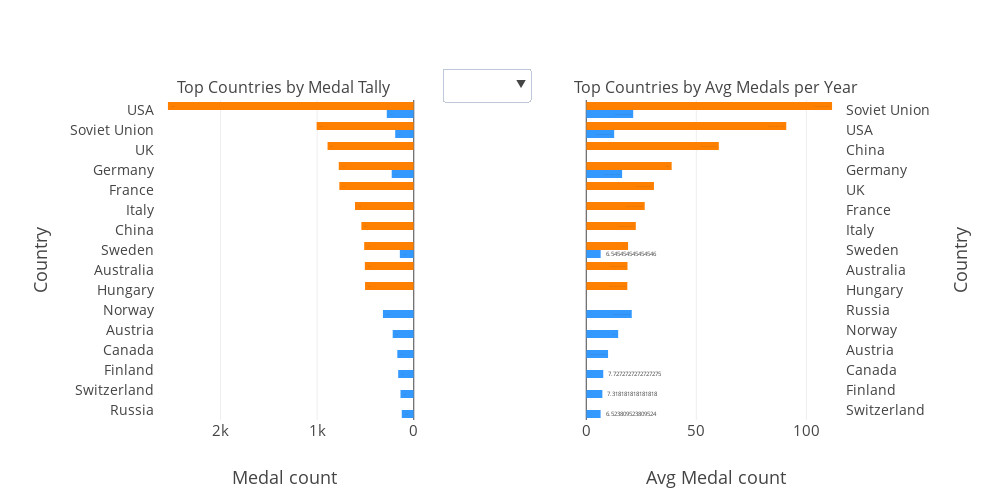

Source (notebook cell):
### Code cell
init_notebook_mode(connected=True)

data3 = go.Bar(y=df_medals_summer.region, x=df_medals_summer.medal_tally, text=df_medals_summer.medal_tally, hoverinfo='text', 
               name='Summer', marker=dict(color='#ff8000'), orientation='h')
data4 = go.Bar(y=df_medals_winter.region, x=df_medals_winter.medal_tally, text=df_medals_winter.medal_tally, hoverinfo='text', 
               name='Winter', marker=dict(color='#3399ff'), orientation='h')
data5 = go.Bar(y=df_avg_summer.region, x=df_avg_summer.avg_medals, text=df_avg_summer.avg_medals, hoverinfo='text', 
               name='Summer', marker=dict(color='#ff8000'), showlegend=False, orientation='h')
data6 = go.Bar(y=df_avg_winter.region, x=df_avg_winter.avg_medals, text=df_avg_winter.avg_medals, hoverinfo='text', 
               name='Winter', marker=dict(color='#3399ff'), showlegend=False, orientation='h')

data = [data3, data4, data5, data6]


fig2 = tools.make_subplots(rows=1, cols=2, subplot_titles=('Top Countries by Medal Tally', 
                                                           'Top Countries by Avg Medals per Year'), 
                           horizontal_spacing=0.25)

fig2.append_trace(data3, 1,1)
fig2.append_trace(data4, 1, 1)
fig2.append_trace(data5, 1, 2)
fig2.append_trace(data6, 1, 2)

fig2['layout']['yaxis1'].update(title='Country', titlefont=dict(size=18), automargin=True)
fig2['layout']['yaxis2'].update(title='Country', titlefont=dict(size=18), automargin=True)

fig2['layout']['xaxis1'].update(title='Medal count', titlefont=dict(size=18))
fig2['layout']['xaxis2'].update(title='Avg Medal count', titlefont=dict(size=18))

fig2['layout']['updatemenus'] = list([dict(active=-1, buttons=list([   
            dict(label='Summer', method='update',
                 args = [{'visible': [True, False]}, {'title': 'Top Performers in Summer Games', 
                                                      'titlefont': dict(size=20)}]),
            dict(label='Winter', method='update',
                 args = [{'visible': [False, True]}, {'title': 'Top Performers in Winter Games', 
                                                     'titlefont': dict(size=20)}])
            ]), direction='down', x=0.48, xanchor='center', y=1.1, yanchor='top' )])


fig2['layout'].update(height=500, width=1000, showlegend=False, 
                      xaxis=dict(autorange='reversed', tickfont=dict(size=15), tickformat='s'),
                      xaxis2=dict(tickfont=dict(size=15)),
                      yaxis=dict(autorange='reversed', tickfont=dict(size=14), tickprefix="          "), 
                      yaxis2=dict(autorange='reversed', side='right', tickfont=dict(size=14), ticksuffix="          "))

plotly.offline.iplot(fig2, filename='Olympics2')

### Figure 1 — Plotly figure (JSON) as saved in the notebook; plotly's stock layout.template omitted (floating-point values rounded to 4 significant figures)
{"data": [{"hoverinfo": "text", "marker": {"color": "#ff8000"}, "name": "Summer", "orientation": "h", "text": ["2544", "1005", "892", "776", "770", "608", "542", "513", "506", "504"], "type": "bar", "uid": "2925fa9e-b51b-11e8-a36e-d2577b2f97ca", "x": [2544, 1005, 892, 776, 770, 608, 542, 513, 506, 504], "xaxis": "x", "y": ["USA", "Soviet Union", "UK", "Germany", "France", "Italy", "China", "Sweden", "Australia", "Hungary"], "yaxis": "y"}, {"hoverinfo": "text", "marker": {"color": "#3399ff"}, "name": "Winter", "orientation": "h", "text": ["319", "279", "228", "218", "192", "170", "161", "144", "137", "124"], "type": "bar", "uid": "292889fe-b51b-11e8-8b14-d2577b2f97ca", "x": [319, 279, 228, 218, 192, 170, 161, 144, 137, 124], "xaxis": "x", "y": ["Norway", "USA", "Germany", "Austria", "Soviet Union", "Canada", "Finland", "Sweden", "Switzerland", "Russia"], "yaxis": "y"}, {"hoverinfo": "text", "marker": {"color": "#ff8000"}, "name": "Summer", "orientation": "h", "showlegend": false, "text": ["111.66666666666667", "90.85714285714286", "60.22222222222222", "38.8", "30.75862068965517", "26.551724137931036", "22.51851851851852", "19.0", "18.74074074074074", "18.666666666666668"], "type": "bar", "uid": "292d50ec-b51b-11e8-8f0c-d2577b2f97ca", "x": [111.7, 90.86, 60.22, 38.8, 30.76, 26.55, 22.52, 19, 18.74, 18.67], "xaxis": "x2", "y": ["Soviet Union", "USA", "China", "Germany", "UK", "France", "Italy", "Sweden", "Australia", "Hungary"], "yaxis": "y2"}, {"hoverinfo": "text", "marker": {"color": "#3399ff"}, "name": "Winter", "orientation": "h", "showlegend": false, "text": ["21.333333333333332", "20.666666666666668", "16.285714285714285", "14.5", "12.681818181818182", "9.909090909090908", "7.7272727272727275", "7.318181818181818", "6.545454545454546", "6.523809523809524"], "type": "bar", "uid": "292fdef6-b51b-11e8-8d6a-d2577b2f97ca", "x": [21.33, 20.67, 16.29, 14.5, 12.68, 9.909, 7.727, 7.318, 6.545, 6.524], "xaxis": "x2", "y": ["Soviet Union", "Russia", "Germany", "Norway", "USA", "Austria", "Canada", "Finland", "Sweden", "Switzerland"], "yaxis": "y2"}], "layout": {"annotations": [{"font": {"size": 16}, "showarrow": false, "text": "Top Countries by Medal Tally", "x": 0.1875, "xanchor": "center", "xref": "paper", "y": 1, "yanchor": "bottom", "yref": "paper"}, {"font": {"size": 16}, "showarrow": false, "text": "Top Countries by Avg Medals per Year", "x": 0.8125, "xanchor": "center", "xref": "paper", "y": 1, "yanchor": "bottom", "yref": "paper"}], "height": 500, "showlegend": false, "updatemenus": [{"active": -1, "buttons": [{"args": [{"visible": [true, false]}, {"title": "Top Performers in Summer Games", "titlefont": {"size": 20}}], "label": "Summer", "method": "update"}, {"args": [{"visible": [false, true]}, {"title": "Top Performers in Winter Games", "titlefont": {"size": 20}}], "label": "Winter", "method": "update"}], "direction": "down", "x": 0.48, "xanchor": "center", "y": 1.1, "yanchor": "top"}], "width": 1000, "xaxis": {"anchor": "y", "autorange": "reversed", "domain": [0, 0.375], "tickfont": {"size": 15}, "tickformat": "s", "title": "Medal count", "titlefont": {"size": 18}}, "xaxis2": {"anchor": "y2", "domain": [0.625, 1], "tickfont": {"size": 15}, "title": "Avg Medal count", "titlefont": {"size": 18}}, "yaxis": {"anchor": "x", "automargin": true, "autorange": "reversed", "domain": [0, 1], "tickfont": {"size": 14}, "tickprefix": "          ", "title": "Country", "titlefont": {"size": 18}}, "yaxis2": {"anchor": "x2", "automargin": true, "autorange": "reversed", "domain": [0, 1], "side": "right", "tickfont": {"size": 14}, "ticksuffix": "          ", "title": "Country", "titlefont": {"size": 18}}}}
